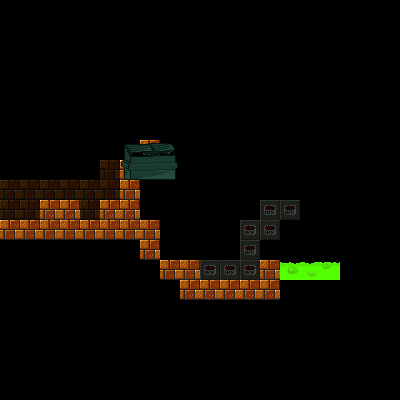

The image is a tile-based game level rendered from a .tmx file. Its description and complete source (layers, tilesets, objects, tile grids) follow:
An orthogonal 20x20 tile map with 20x20 px tiles, 4 tile layers (tilesbg, tiles, tilesdetail, ooze) and 7 objects (3x checkpoint, 2x sign, goal, player).

<map version="1.0" orientation="orthogonal" width="20" height="20" tilewidth="20" tileheight="20">
 <tileset firstgid="1" name="tileset" tilewidth="20" tileheight="20">
  <image source="../images/tileset.png" width="480" height="600" />
 </tileset>
 <layer name="tilesbg" width="20" height="20">
  <data encoding="csv">
0,0,0,0,0,0,0,0,0,0,0,0,0,0,0,0,0,0,0,0,
0,0,0,0,0,0,0,0,0,0,0,0,0,0,0,0,0,0,0,0,
0,0,0,0,0,0,0,0,0,0,0,0,0,0,0,0,0,0,0,0,
0,0,0,0,0,0,0,0,0,0,0,0,0,0,0,0,0,0,0,0,
0,0,0,0,0,0,0,0,0,0,0,0,0,0,0,0,0,0,0,0,
0,0,0,0,0,0,0,0,0,0,0,0,0,0,0,0,0,0,0,0,
0,0,0,0,0,0,0,0,0,0,0,0,0,0,0,0,0,0,0,0,
0,0,0,0,0,0,0,0,0,0,0,0,0,0,0,0,0,0,0,0,
0,0,0,0,0,14,0,0,0,0,0,0,0,0,0,0,0,0,0,0,
14,14,14,14,14,14,0,0,0,0,0,0,0,0,0,0,0,0,0,0,
14,14,0,0,14,0,0,0,0,0,0,0,0,63,63,0,0,0,0,0,
0,0,0,0,0,0,0,0,0,0,0,0,63,63,0,0,0,0,0,0,
0,0,0,0,0,0,0,0,0,0,0,0,63,0,0,0,0,0,0,0,
0,0,0,0,0,0,0,0,0,0,63,63,63,0,0,0,0,0,0,0,
0,0,0,0,0,0,0,0,0,0,0,0,0,0,0,0,0,0,0,0,
0,0,0,0,0,0,0,0,0,0,0,0,0,0,0,0,0,0,0,0,
0,0,0,0,0,0,0,0,0,0,0,0,0,0,0,0,0,0,0,0,
0,0,0,0,0,0,0,0,0,0,0,0,0,0,0,0,0,0,0,0,
0,0,0,0,0,0,0,0,0,0,0,0,0,0,0,0,0,0,0,0,
0,0,0,0,0,0,0,0,0,0,0,0,0,0,0,0,0,0,0,0
</data>
 </layer>
 <layer name="tiles" width="20" height="20">
  <data encoding="csv">
0,0,0,0,0,0,0,0,0,0,0,0,0,0,0,0,0,0,0,0,
0,0,0,0,0,0,0,0,0,0,0,0,0,0,0,0,0,0,0,0,
0,0,0,0,0,0,0,0,0,0,0,0,0,0,0,0,0,0,0,0,
0,0,0,0,0,0,0,0,0,0,0,0,0,0,0,0,0,0,0,0,
0,0,0,0,0,0,0,0,0,0,0,0,0,0,0,0,0,0,0,0,
0,0,0,0,0,0,0,0,0,0,0,0,0,0,0,0,0,0,0,0,
0,0,0,0,0,0,0,0,0,0,0,0,0,0,0,0,0,0,0,0,
0,0,0,0,0,0,0,2,0,0,0,0,0,0,0,0,0,0,0,0,
0,0,0,0,0,0,2,2,0,0,0,0,0,0,0,0,0,0,0,0,
0,0,0,0,0,0,2,0,0,0,0,0,0,0,0,0,0,0,0,0,
0,0,2,2,0,2,2,0,0,0,0,0,0,0,0,0,0,0,0,0,
2,2,2,2,2,2,2,2,0,0,0,0,0,0,0,0,0,0,0,0,
0,0,0,0,0,0,0,2,0,0,0,0,0,0,0,0,0,0,0,0,
0,0,0,0,0,0,0,0,2,2,0,0,0,2,0,0,0,0,0,0,
0,0,0,0,0,0,0,0,0,2,2,2,2,2,0,0,0,0,0,0,
0,0,0,0,0,0,0,0,0,0,0,0,0,0,0,0,0,0,0,0,
0,0,0,0,0,0,0,0,0,0,0,0,0,0,0,0,0,0,0,0,
0,0,0,0,0,0,0,0,0,0,0,0,0,0,0,0,0,0,0,0,
0,0,0,0,0,0,0,0,0,0,0,0,0,0,0,0,0,0,0,0,
0,0,0,0,0,0,0,0,0,0,0,0,0,0,0,0,0,0,0,0
</data>
 </layer>
 <layer name="tilesdetail" width="20" height="20">
  <data encoding="csv">
0,0,0,0,0,0,0,0,0,0,0,0,0,0,0,0,0,0,0,0,
0,0,0,0,0,0,0,0,0,0,0,0,0,0,0,0,0,0,0,0,
0,0,0,0,0,0,0,0,0,0,0,0,0,0,0,0,0,0,0,0,
0,0,0,0,0,0,0,0,0,0,0,0,0,0,0,0,0,0,0,0,
0,0,0,0,0,0,0,0,0,0,0,0,0,0,0,0,0,0,0,0,
0,0,0,0,0,0,0,0,0,0,0,0,0,0,0,0,0,0,0,0,
0,0,0,0,0,0,0,0,0,0,0,0,0,0,0,0,0,0,0,0,
0,0,0,0,0,0,496,497,498,0,0,0,0,0,0,0,0,0,0,0,
0,0,0,0,0,0,520,521,522,0,0,0,0,0,0,0,0,0,0,0,
0,0,0,0,0,0,0,0,0,0,0,0,0,0,0,0,0,0,0,0,
0,0,0,0,0,0,0,0,0,0,0,0,0,0,0,0,0,0,0,0,
0,0,0,0,0,0,0,0,0,0,0,0,0,0,0,0,0,0,0,0,
0,0,0,0,0,0,0,0,0,0,0,0,0,0,0,0,0,0,0,0,
0,0,0,0,0,0,0,0,0,0,0,0,0,0,0,0,0,0,0,0,
0,0,0,0,0,0,0,0,0,0,0,0,0,0,0,0,0,0,0,0,
0,0,0,0,0,0,0,0,0,0,0,0,0,0,0,0,0,0,0,0,
0,0,0,0,0,0,0,0,0,0,0,0,0,0,0,0,0,0,0,0,
0,0,0,0,0,0,0,0,0,0,0,0,0,0,0,0,0,0,0,0,
0,0,0,0,0,0,0,0,0,0,0,0,0,0,0,0,0,0,0,0,
0,0,0,0,0,0,0,0,0,0,0,0,0,0,0,0,0,0,0,0
</data>
 </layer>
 <objectgroup name="Object Layer 1" width="20" height="20">
  <object type="checkpoint" x="213" y="190" width="20" height="58">
   <properties>
    <property name="num" value="1" />
   </properties>
  </object>
  <object name="goal" type="goal" x="357" y="207" width="27" height="36" />
  <object name="player" type="player" x="72" y="149" width="34" height="46" />
  <object type="checkpoint" x="275" y="12" width="19" height="58">
   <properties>
    <property name="num" value="2" />
   </properties>
  </object>
  <object type="sign" x="163" y="203">
   <properties>
    <property name="text" value="testing\nderpyderp" />
   </properties>
  </object>
  <object type="sign" x="240" y="157">
   <properties>
    <property name="text" value="assdsada" />
   </properties>
  </object>
  <object type="checkpoint" x="26" y="145" width="16" height="64">
   <properties>
    <property name="num" value="3" />
   </properties>
  </object>
 </objectgroup>
 <layer name="ooze" width="20" height="20">
  <data encoding="csv">
0,0,0,0,0,0,0,0,0,0,0,0,0,0,0,0,0,0,0,0,
0,0,0,0,0,0,0,0,0,0,0,0,0,0,0,0,0,0,0,0,
0,0,0,0,0,0,0,0,0,0,0,0,0,0,0,0,0,0,0,0,
0,0,0,0,0,0,0,0,0,0,0,0,0,0,0,0,0,0,0,0,
0,0,0,0,0,0,0,0,0,0,0,0,0,0,0,0,0,0,0,0,
0,0,0,0,0,0,0,0,0,0,0,0,0,0,0,0,0,0,0,0,
0,0,0,0,0,0,0,0,0,0,0,0,0,0,0,0,0,0,0,0,
0,0,0,0,0,0,0,0,0,0,0,0,0,0,0,0,0,0,0,0,
0,0,0,0,0,0,0,0,0,0,0,0,0,0,0,0,0,0,0,0,
0,0,0,0,0,0,0,0,0,0,0,0,0,0,0,0,0,0,0,0,
0,0,0,0,0,0,0,0,0,0,0,0,0,0,0,0,0,0,0,0,
0,0,0,0,0,0,0,0,0,0,0,0,0,0,0,0,0,0,0,0,
0,0,0,0,0,0,0,0,0,0,0,0,0,0,0,0,0,0,0,0,
0,0,0,0,0,0,0,0,0,0,0,0,0,0,697,698,699,0,0,0,
0,0,0,0,0,0,0,0,0,0,0,0,0,0,0,0,0,0,0,0,
0,0,0,0,0,0,0,0,0,0,0,0,0,0,0,0,0,0,0,0,
0,0,0,0,0,0,0,0,0,0,0,0,0,0,0,0,0,0,0,0,
0,0,0,0,0,0,0,0,0,0,0,0,0,0,0,0,0,0,0,0,
0,0,0,0,0,0,0,0,0,0,0,0,0,0,0,0,0,0,0,0,
0,0,0,0,0,0,0,0,0,0,0,0,0,0,0,0,0,0,0,0
</data>
 </layer>
</map>